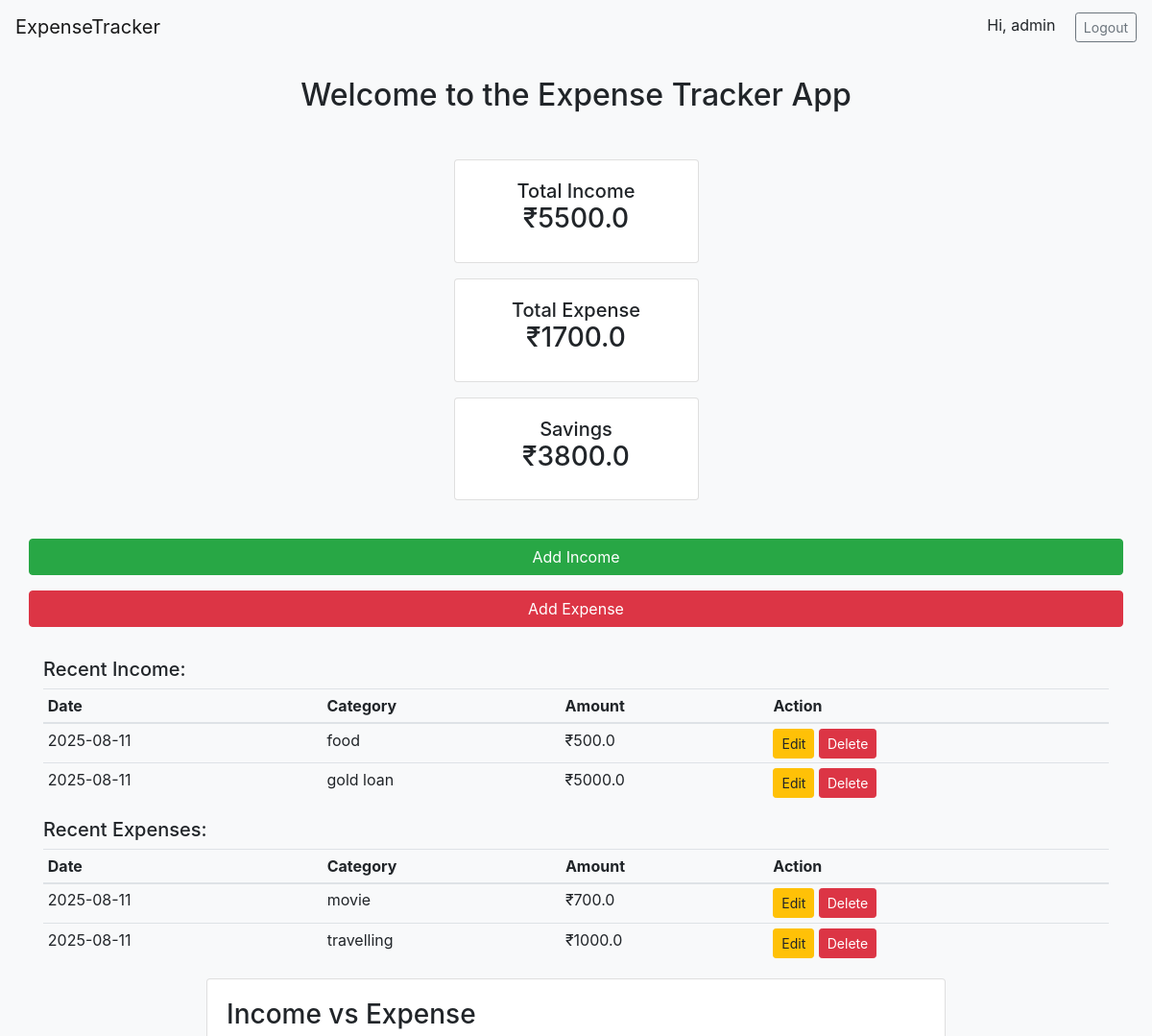
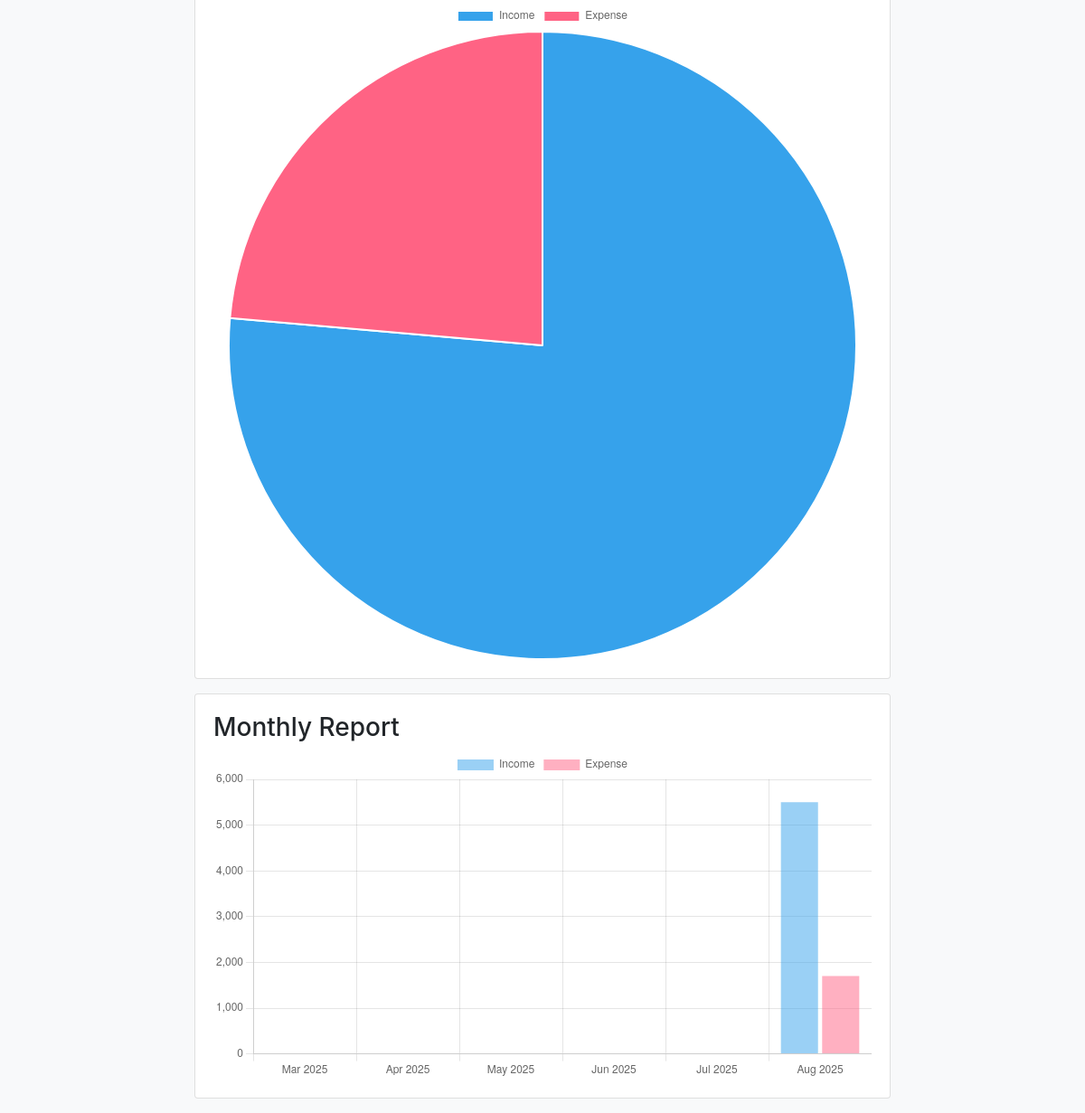
The app's page /dashboard (signed in) with its own data (2 pictures, top to bottom).
### tables this page shows
CREATE TABLE income (
                    id INTEGER PRIMARY KEY AUTOINCREMENT,
                    user_id INTEGER,
                    amount REAL,
                    category TEXT,
                    date TEXT,
                    note TEXT
                 );

CREATE TABLE expense (
                    id INTEGER PRIMARY KEY AUTOINCREMENT,
                    user_id INTEGER,
                    amount REAL,
                    category TEXT,
                    date TEXT,
                    note TEXT
                 );

### app.py (the view)
@app.route('/dashboard')
@login_required
def dashboard():
    uid = session['user_id']
    conn = get_db(); c = conn.cursor()
    c.execute("SELECT * FROM income WHERE user_id=? ORDER BY date DESC", (uid,))
    incomes = c.fetchall()
    c.execute("SELECT * FROM expense WHERE user_id=? ORDER BY date DESC", (uid,))
    expenses = c.fetchall()
    conn.close()
    total_income, total_expense, labels, inc_data, exp_data = totals_and_monthly(uid)
    savings = total_income - total_expense
    return render_template('dashboard.html',
                           incomes=incomes, expenses=expenses,
                           total_income=total_income, total_expense=total_expense, savings=savings,
                           labels=json.dumps(labels), income_points=json.dumps(inc_data), expense_points=json.dumps(exp_data),
                           pie_income=total_income, pie_expense=total_expense)

### app.py (called while the page is built)
def get_db():
    conn = sqlite3.connect(DB_PATH)
    conn.row_factory = sqlite3.Row
    return conn

def login_required(f):
    from functools import wraps
    @wraps(f)
    def wrapped(*args, **kwargs):
        if 'user_id' not in session:
            return redirect(url_for('login'))
        return f(*args, **kwargs)
    return wrapped

### templates/dashboard.html (shortened to what this page needs)
{% extends 'base.html' %}
{% block content %}
<center><h2>Welcome to the Expense Tracker App</h2></center>
<div class="row justify-content-center text-center mt-5">
  <div class="col-md-3">
    <div class="card mb-3">
      <div class="card-body">
      <h5>Total Income</h5>
      <h3>₹{{ total_income }}</h3>
    </div></div>
    <div class="card mb-3">
      <div class="card-body">
      <h5>Total Expense</h5>
      <h3>₹{{ total_expense }}</h3>
    </div></div>
    <div class="card mb-3">
      <div class="card-body">
      <h5>Savings</h5>
      <h3>₹{{ savings }}</h3>
    </div></div>
<br>
  </div>
    <a class="btn btn-success btn-block mb-2" href="{{ url_for('add_income') }}">Add Income</a>
    <a class="btn btn-danger btn-block mb-2" href="{{ url_for('add_expense') }}">Add Expense</a>
  </div>
<br>
<h5>Recent Income:</h5>
    <table class="table table-sm">
      <thead>
        <tr>
          <th>Date</th>
          <th>Category</th>
          <th>Amount</th>
          <th>Action</th>
        </tr>
      </thead>
      <tbody>
      {% for r in incomes %}
        <tr>
          <td>{{ r.date }}</td>
          <td>{{ r.category }}</td>
          <td>₹{{ r.amount }}</td>
          <td>
            <a class="btn btn-sm btn-warning" href="{{ url_for('edit_income', id=r.id) }}">Edit</a>
            <a class="btn btn-sm btn-danger" href="{{ url_for('delete_income', id=r.id) }}">Delete</a>
          </td>
        </tr>
      {% endfor %}
      </tbody>
    </table>
    <h5>Recent Expenses:</h5>
    <table class="table table-sm">
      <thead><tr><th>Date</th><th>Category</th><th>Amount</th><th>Action</th></tr></thead>
      <tbody>
      {% for r in expenses %}
        <tr>
          <td>{{ r.date }}</td>
          <td>{{ r.category }}</td>
          <td>₹{{ r.amount }}</td>
          <td>
            <a class="btn btn-sm btn-warning" href="{{ url_for('edit_expense', id=r.id) }}">Edit</a>
            <a class="btn btn-sm btn-danger" href="{{ url_for('delete_expense', id=r.id) }}">Delete</a>
          </td>
        </tr>
      {% endfor %}
      </tbody>
    </table>
  </div>
<div style="display: flex; justify-content:center; align-items:center;">
  <div class="col-md-8">
    <div class="card mb-3"><div class="card-body">
      <h3>Income vs Expense</h3>
      <canvas id="pieChart"></canvas>
    </div></div>
    <div class="card mb-3"><div class="card-body">
      <h3>Monthly Report</h3>
      <canvas id="barChart"></canvas>
    </div></div>
</div>
<script>
  const pieData = {labels:['Income','Expense'], datasets:[{data:[{{ pie_income }}, {{ pie_expense }}]}]};
  const barLabels = {{ labels|safe }};
  const incPts = {{ income_points|safe }};
  const expPts = {{ expense_points|safe }};
  new Chart(document.getElementById('pieChart'), {type:'pie', data: pieData});
  new Chart(document.getElementById('barChart'), {
    type:'bar',
    data: {
      labels: barLabels,
      datasets: [
        { label: 'Income', data: incPts },
        { label: 'Expense', data: expPts }
      ]
    },
    options: { scales: { y: { beginAtZero:true } } }
  });
</script>
{% endblock %}

### templates/base.html (shortened to what this page needs)
<!doctype html>
<html lang="en">
  <head>
    <link href="https://cdn.jsdelivr.net/npm/bootstrap@4.6.2/dist/css/bootstrap.min.css" rel="stylesheet">
    <link rel="stylesheet" href="{{ url_for('static', filename='style.css') }}">
  </head>
  <body>
    <nav class="navbar navbar-expand-lg navbar-light bg-light">
      <a class="navbar-brand" href="{{ url_for('dashboard') }}">ExpenseTracker</a>
      <div class="ml-auto">
        {% if session.username %}
          <span class="mr-3">Hi, {{ session.username }}</span>
          <a class="btn btn-outline-secondary btn-sm" href="{{ url_for('logout') }}">Logout</a>
        {% else %}
          <a class="btn btn-outline-primary btn-sm" href="{{ url_for('login') }}">Login</a>
        {% endif %}
      </div>
    </nav>
    <div class="container mt-4">
      {% block content %}{% endblock %}
    </div>
  </body>
</html>

### static/style.css (style rules this page uses)
body { background: #f8f9fa; }
.card h5 { margin-bottom: 0; }

### records on screen
income: date "2025-08-11", category "food", amount "500.0"
income: date "2025-08-11", category "gold loan", amount "5000.0"
expense: date "2025-08-11", category "movie", amount "700.0"
expense: date "2025-08-11", category "travelling", amount "1000.0"

### other values on screen
{{ session.username }} "admin"
{{ total_income }} "5500.0"
{{ total_expense }} "1700.0"
{{ savings }} "3800.0"
chart data {{ pie_income }} 5500.0
chart data {{ pie_expense }} 1700.0
chart data {{ income_points|safe }} [0, 0, 0, 0, 0, 5500.0]
